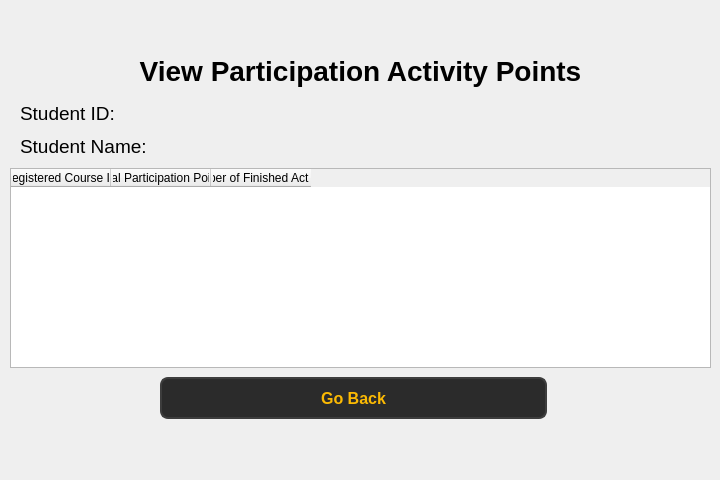
<?xml version="1.0" encoding="UTF-8"?>
<ui version="4.0">
 <class>Form</class>
 <widget class="QWidget" name="Form">
  <property name="geometry">
   <rect>
    <x>0</x>
    <y>0</y>
    <width>720</width>
    <height>480</height>
   </rect>
  </property>
  <property name="windowTitle">
   <string>Form</string>
  </property>
  <widget class="QLabel" name="label">
   <property name="geometry">
    <rect>
     <x>80</x>
     <y>50</y>
     <width>561</width>
     <height>41</height>
    </rect>
   </property>
   <property name="font">
    <font>
     <pointsize>21</pointsize>
     <bold>true</bold>
    </font>
   </property>
   <property name="text">
    <string>View Participation Activity Points</string>
   </property>
   <property name="alignment">
    <set>Qt::AlignmentFlag::AlignCenter</set>
   </property>
  </widget>
  <widget class="QTableWidget" name="tableWidget">
   <property name="geometry">
    <rect>
     <x>10</x>
     <y>168</y>
     <width>701</width>
     <height>200</height>
    </rect>
   </property>
   <property name="minimumSize">
    <size>
     <width>500</width>
     <height>200</height>
    </size>
   </property>
   <property name="maximumSize">
    <size>
     <width>701</width>
     <height>16777215</height>
    </size>
   </property>
   <property name="autoFillBackground">
    <bool>false</bool>
   </property>
   <property name="sizeAdjustPolicy">
    <enum>QAbstractScrollArea::SizeAdjustPolicy::AdjustToContents</enum>
   </property>
   <property name="alternatingRowColors">
    <bool>true</bool>
   </property>
   <column>
    <property name="text">
     <string>Registered Course ID</string>
    </property>
   </column>
   <column>
    <property name="text">
     <string>Total Participation Points</string>
    </property>
   </column>
   <column>
    <property name="text">
     <string>Number of Finished Activities</string>
    </property>
   </column>
  </widget>
  <widget class="QPushButton" name="pushButton_5">
   <property name="geometry">
    <rect>
     <x>160</x>
     <y>377</y>
     <width>387</width>
     <height>42</height>
    </rect>
   </property>
   <property name="styleSheet">
    <string notr="true">QPushButton {
        background-color: #2b2b2b;  
        color: #fcba03;              
        border: 2px solid #3d3d3d;      
        border-radius: 8px;          
        padding: 8px 16px;            
        font-size: 16px;            
        font-weight: bold;
    
    }

    QPushButton:hover {
        background-color: #fcba03;
		 color: #000000;
        border: 2px solid #5a5a5a;    
    }

    QPushButton:pressed {
        background-color: #1a1a1a;      
        border: 2px solid #2b2b2b;      
    }</string>
   </property>
   <property name="text">
    <string>Go Back</string>
   </property>
  </widget>
  <widget class="QWidget" name="layoutWidget">
   <property name="geometry">
    <rect>
     <x>20</x>
     <y>100</y>
     <width>581</width>
     <height>60</height>
    </rect>
   </property>
   <layout class="QVBoxLayout" name="verticalLayout">
    <item>
     <widget class="QLabel" name="label_2">
      <property name="font">
       <font>
        <pointsize>14</pointsize>
       </font>
      </property>
      <property name="text">
       <string>Student ID:</string>
      </property>
      <property name="wordWrap">
       <bool>false</bool>
      </property>
     </widget>
    </item>
    <item>
     <widget class="QLabel" name="label_4">
      <property name="font">
       <font>
        <pointsize>14</pointsize>
       </font>
      </property>
      <property name="text">
       <string>Student Name:</string>
      </property>
     </widget>
    </item>
   </layout>
  </widget>
 </widget>
 <resources/>
 <connections/>
</ui>
